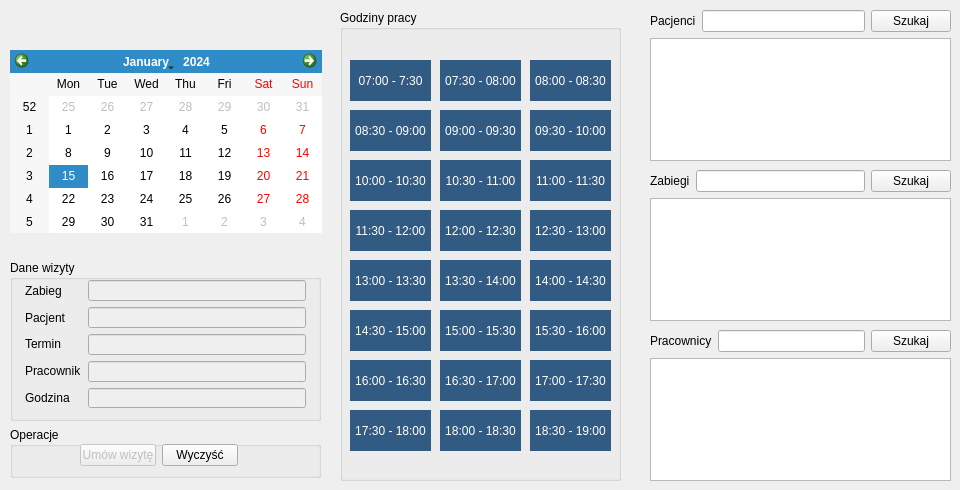
    <widget class="QWidget" name="wizytyTab">
     <attribute name="title">
      <string>Wizyty</string>
     </attribute>
     <widget class="QCalendarWidget" name="calendarWidget">
      <property name="geometry">
       <rect>
        <x>10</x>
        <y>50</y>
        <width>312</width>
        <height>183</height>
       </rect>
      </property>
     </widget>
     <widget class="QGroupBox" name="groupBox">
      <property name="geometry">
       <rect>
        <x>10</x>
        <y>260</y>
        <width>311</width>
        <height>161</height>
       </rect>
      </property>
      <property name="title">
       <string>Dane wizyty</string>
      </property>
      <widget class="QWidget" name="layoutWidget">
       <property name="geometry">
        <rect>
         <x>15</x>
         <y>20</y>
         <width>281</width>
         <height>128</height>
        </rect>
       </property>
       <layout class="QHBoxLayout" name="horizontalLayout">
        <item>
         <layout class="QVBoxLayout" name="verticalLayout_2">
          <item>
           <widget class="QLabel" name="label_8">
            <property name="text">
             <string>Zabieg</string>
            </property>
           </widget>
          </item>
          <item>
           <widget class="QLabel" name="label_9">
            <property name="text">
             <string>Pacjent</string>
            </property>
           </widget>
          </item>
          <item>
           <widget class="QLabel" name="label_10">
            <property name="text">
             <string>Termin</string>
            </property>
           </widget>
          </item>
          <item>
           <widget class="QLabel" name="pracownikLabel">
            <property name="text">
             <string>Pracownik</string>
            </property>
           </widget>
          </item>
          <item>
           <widget class="QLabel" name="label_40">
            <property name="text">
             <string>Godzina</string>
            </property>
           </widget>
          </item>
         </layout>
        </item>
        <item>
         <layout class="QVBoxLayout" name="verticalLayout">
          <item>
           <widget class="QLineEdit" name="daneZabieguLineEdit">
            <property name="enabled">
             <bool>false</bool>
            </property>
           </widget>
          </item>
          <item>
           <widget class="QLineEdit" name="danePacjentaLineEdit">
            <property name="enabled">
             <bool>false</bool>
            </property>
           </widget>
          </item>
          <item>
           <widget class="QLineEdit" name="daneTerminuLineEdit">
            <property name="enabled">
             <bool>false</bool>
            </property>
           </widget>
          </item>
          <item>
           <widget class="QLineEdit" name="danePracownikaLineEdit">
            <property name="enabled">
             <bool>false</bool>
            </property>
           </widget>
          </item>
          <item>
           <widget class="QLineEdit" name="godzinaWizytyLineEdit">
            <property name="enabled">
             <bool>false</bool>
            </property>
           </widget>
          </item>
         </layout>
        </item>
       </layout>
      </widget>
     </widget>
     <widget class="QGroupBox" name="godzinyGroupBox">
      <property name="geometry">
       <rect>
        <x>340</x>
        <y>10</y>
        <width>281</width>
        <height>471</height>
       </rect>
      </property>
      <property name="title">
       <string>Godziny pracy</string>
      </property>
      <widget class="QToolButton" name="toolButton">
       <property name="enabled">
        <bool>false</bool>
       </property>
       <property name="geometry">
        <rect>
         <x>10</x>
         <y>50</y>
         <width>81</width>
         <height>41</height>
        </rect>
       </property>
       <property name="autoFillBackground">
        <bool>false</bool>
       </property>
       <property name="styleSheet">
        <string notr="true">QToolButton:disabled {
	background-color: rgb(50,91,132);
}
QToolButton {
background-color: rgb(0,51,102);
border: none;
color: rgb(255,255,255);
}
</string>
       </property>
       <property name="text">
        <string>07:00 - 7:30</string>
       </property>
      </widget>
      <widget class="QToolButton" name="toolButton_2">
       <property name="enabled">
        <bool>false</bool>
       </property>
       <property name="geometry">
        <rect>
         <x>100</x>
         <y>50</y>
         <width>81</width>
         <height>41</height>
        </rect>
       </property>
       <property name="styleSheet">
        <string notr="true">QToolButton:disabled {
	background-color: rgb(50,91,132);
}
QToolButton {
background-color: rgb(0,51,102);
border: none;
color: rgb(255,255,255);
}
</string>
       </property>
       <property name="text">
        <string>07:30 - 08:00</string>
       </property>
      </widget>
      <widget class="QToolButton" name="toolButton_3">
       <property name="enabled">
        <bool>false</bool>
       </property>
       <property name="geometry">
        <rect>
         <x>190</x>
         <y>50</y>
         <width>81</width>
         <height>41</height>
        </rect>
       </property>
       <property name="styleSheet">
        <string notr="true">QToolButton:disabled {
	background-color: rgb(50,91,132);
}
QToolButton {
background-color: rgb(0,51,102);
border: none;
color: rgb(255,255,255);
}
</string>
       </property>
       <property name="text">
        <string>08:00 - 08:30</string>
       </property>
      </widget>
      <widget class="QToolButton" name="toolButton_5">
       <property name="enabled">
        <bool>false</bool>
       </property>
       <property name="geometry">
        <rect>
         <x>100</x>
         <y>100</y>
         <width>81</width>
         <height>41</height>
        </rect>
       </property>
       <property name="styleSheet">
        <string notr="true">QToolButton:disabled {
	background-color: rgb(50,91,132);
}
QToolButton {
background-color: rgb(0,51,102);
border: none;
color: rgb(255,255,255);
}
</string>
       </property>
       <property name="text">
        <string>09:00 - 09:30</string>
       </property>
      </widget>
      <widget class="QToolButton" name="toolButton_4">
       <property name="enabled">
        <bool>false</bool>
       </property>
       <property name="geometry">
        <rect>
         <x>10</x>
         <y>100</y>
         <width>81</width>
         <height>41</height>
        </rect>
       </property>
       <property name="styleSheet">
        <string notr="true">QToolButton:disabled {
	background-color: rgb(50,91,132);
}
QToolButton {
background-color: rgb(0,51,102);
border: none;
color: rgb(255,255,255);
}
</string>
       </property>
       <property name="text">
        <string>08:30 - 09:00</string>
       </property>
      </widget>
      <widget class="QToolButton" name="toolButton_6">
       <property name="enabled">
        <bool>false</bool>
       </property>
       <property name="geometry">
        <rect>
         <x>190</x>
         <y>100</y>
         <width>81</width>
         <height>41</height>
        </rect>
       </property>
       <property name="styleSheet">
        <string notr="true">QToolButton:disabled {
	background-color: rgb(50,91,132);
}
QToolButton {
background-color: rgb(0,51,102);
border: none;
color: rgb(255,255,255);
}
</string>
       </property>
       <property name="text">
        <string>09:30 - 10:00</string>
       </property>
      </widget>
      <widget class="QToolButton" name="toolButton_7">
       <property name="enabled">
        <bool>false</bool>
       </property>
       <property name="geometry">
        <rect>
         <x>10</x>
         <y>150</y>
         <width>81</width>
         <height>41</height>
        </rect>
       </property>
       <property name="styleSheet">
        <string notr="true">QToolButton:disabled {
	background-color: rgb(50,91,132);
}
QToolButton {
background-color: rgb(0,51,102);
border: none;
color: rgb(255,255,255);
}
</string>
       </property>
       <property name="text">
        <string>10:00 - 10:30</string>
       </property>
      </widget>
      <widget class="QToolButton" name="toolButton_9">
       <property name="enabled">
        <bool>false</bool>
       </property>
       <property name="geometry">
        <rect>
         <x>190</x>
         <y>150</y>
         <width>81</width>
         <height>41</height>
        </rect>
       </property>
       <property name="styleSheet">
        <string notr="true">QToolButton:disabled {
	background-color: rgb(50,91,132);
}
QToolButton {
background-color: rgb(0,51,102);
border: none;
color: rgb(255,255,255);
}
</string>
       </property>
       <property name="text">
        <string>11:00 - 11:30</string>
       </property>
      </widget>
      <widget class="QToolButton" name="toolButton_8">
       <property name="enabled">
        <bool>false</bool>
       </property>
       <property name="geometry">
        <rect>
         <x>100</x>
         <y>150</y>
         <width>81</width>
         <height>41</height>
        </rect>
       </property>
       <property name="styleSheet">
        <string notr="true">QToolButton:disabled {
	background-color: rgb(50,91,132);
}
QToolButton {
background-color: rgb(0,51,102);
border: none;
color: rgb(255,255,255);
}
</string>
       </property>
       <property name="text">
        <string>10:30 - 11:00</string>
       </property>
      </widget>
      <widget class="QToolButton" name="toolButton_12">
       <property name="enabled">
        <bool>false</bool>
       </property>
       <property name="geometry">
        <rect>
         <x>190</x>
         <y>200</y>
         <width>81</width>
         <height>41</height>
        </rect>
       </property>
       <property name="styleSheet">
        <string notr="true">QToolButton:disabled {
	background-color: rgb(50,91,132);
}
QToolButton {
background-color: rgb(0,51,102);
border: none;
color: rgb(255,255,255);
}
</string>
       </property>
       <property name="text">
        <string>12:30 - 13:00</string>
       </property>
      </widget>
      <widget class="QToolButton" name="toolButton_10">
       <property name="enabled">
        <bool>false</bool>
       </property>
       <property name="geometry">
        <rect>
         <x>10</x>
         <y>200</y>
         <width>81</width>
         <height>41</height>
        </rect>
       </property>
       <property name="styleSheet">
        <string notr="true">QToolButton:disabled {
	background-color: rgb(50,91,132);
}
QToolButton {
background-color: rgb(0,51,102);
border: none;
color: rgb(255,255,255);
}
</string>
       </property>
       <property name="text">
        <string>11:30 - 12:00</string>
       </property>
      </widget>
      <widget class="QToolButton" name="toolButton_11">
       <property name="enabled">
        <bool>false</bool>
       </property>
       <property name="geometry">
        <rect>
         <x>100</x>
         <y>200</y>
         <width>81</width>
         <height>41</height>
        </rect>
       </property>
       <property name="styleSheet">
        <string notr="true">QToolButton:disabled {
	background-color: rgb(50,91,132);
}
QToolButton {
background-color: rgb(0,51,102);
border: none;
color: rgb(255,255,255);
}
</string>
       </property>
       <property name="text">
        <string>12:00 - 12:30</string>
       </property>
      </widget>
      <widget class="QToolButton" name="toolButton_13">
       <property name="enabled">
        <bool>false</bool>
       </property>
       <property name="geometry">
        <rect>
         <x>190</x>
         <y>250</y>
         <width>81</width>
         <height>41</height>
        </rect>
       </property>
       <property name="styleSheet">
        <string notr="true">QToolButton:disabled {
	background-color: rgb(50,91,132);
}
QToolButton {
background-color: rgb(0,51,102);
border: none;
color: rgb(255,255,255);
}
</string>
       </property>
       <property name="text">
        <string>14:00 - 14:30</string>
       </property>
      </widget>
      <widget class="QToolButton" name="toolButton_14">
       <property name="enabled">
        <bool>false</bool>
       </property>
       <property name="geometry">
        <rect>
         <x>10</x>
         <y>250</y>
         <width>81</width>
         <height>41</height>
        </rect>
       </property>
       <property name="styleSheet">
        <string notr="true">QToolButton:disabled {
	background-color: rgb(50,91,132);
}
QToolButton {
background-color: rgb(0,51,102);
border: none;
color: rgb(255,255,255);
}
</string>
       </property>
       <property name="text">
        <string>13:00 - 13:30</string>
       </property>
      </widget>
      <widget class="QToolButton" name="toolButton_15">
       <property name="enabled">
        <bool>false</bool>
       </property>
       <property name="geometry">
        <rect>
         <x>100</x>
         <y>250</y>
         <width>81</width>
         <height>41</height>
        </rect>
       </property>
       <property name="styleSheet">
        <string notr="true">QToolButton:disabled {
	background-color: rgb(50,91,132);
}
QToolButton {
background-color: rgb(0,51,102);
border: none;
color: rgb(255,255,255);
}
</string>
       </property>
       <property name="text">
        <string>13:30 - 14:00</string>
       </property>
      </widget>
      <widget class="QToolButton" name="toolButton_19">
       <property name="enabled">
        <bool>false</bool>
       </property>
       <property name="geometry">
        <rect>
         <x>100</x>
         <y>350</y>
         <width>81</width>
         <height>41</height>
        </rect>
       </property>
       <property name="styleSheet">
        <string notr="true">QToolButton:disabled {
	background-color: rgb(50,91,132);
}
QToolButton {
background-color: rgb(0,51,102);
border: none;
color: rgb(255,255,255);
}
</string>
       </property>
       <property name="text">
        <string>16:30 - 17:00</string>
       </property>
      </widget>
      <widget class="QToolButton" name="toolButton_20">
       <property name="enabled">
        <bool>false</bool>
       </property>
       <property name="geometry">
        <rect>
         <x>10</x>
         <y>400</y>
         <width>81</width>
         <height>41</height>
        </rect>
       </property>
       <property name="styleSheet">
        <string notr="true">QToolButton:disabled {
	background-color: rgb(50,91,132);
}
QToolButton {
background-color: rgb(0,51,102);
border: none;
color: rgb(255,255,255);
}
</string>
       </property>
       <property name="text">
        <string>17:30 - 18:00</string>
       </property>
      </widget>
      <widget class="QToolButton" name="toolButton_21">
       <property name="enabled">
        <bool>false</bool>
       </property>
       <property name="geometry">
        <rect>
         <x>190</x>
         <y>350</y>
         <width>81</width>
         <height>41</height>
        </rect>
       </property>
       <property name="styleSheet">
        <string notr="true">QToolButton:disabled {
	background-color: rgb(50,91,132);
}
QToolButton {
background-color: rgb(0,51,102);
border: none;
color: rgb(255,255,255);
}
</string>
       </property>
       <property name="text">
        <string>17:00 - 17:30</string>
       </property>
      </widget>
      <widget class="QToolButton" name="toolButton_22">
       <property name="enabled">
        <bool>false</bool>
       </property>
       <property name="geometry">
        <rect>
         <x>100</x>
         <y>400</y>
         <width>81</width>
         <height>41</height>
        </rect>
       </property>
       <property name="styleSheet">
        <string notr="true">QToolButton:disabled {
	background-color: rgb(50,91,132);
}
QToolButton {
background-color: rgb(0,51,102);
border: none;
color: rgb(255,255,255);
}
</string>
       </property>
       <property name="text">
        <string>18:00 - 18:30</string>
       </property>
      </widget>
      <widget class="QToolButton" name="toolButton_23">
       <property name="enabled">
        <bool>false</bool>
       </property>
       <property name="geometry">
        <rect>
         <x>190</x>
         <y>400</y>
         <width>81</width>
         <height>41</height>
        </rect>
       </property>
       <property name="styleSheet">
        <string notr="true">QToolButton:disabled {
	background-color: rgb(50,91,132);
}
QToolButton {
background-color: rgb(0,51,102);
border: none;
color: rgb(255,255,255);
}
</string>
       </property>
       <property name="text">
        <string>18:30 - 19:00</string>
       </property>
      </widget>
      <widget class="QToolButton" name="toolButton_24">
       <property name="enabled">
        <bool>false</bool>
       </property>
       <property name="geometry">
        <rect>
         <x>10</x>
         <y>350</y>
         <width>81</width>
         <height>41</height>
        </rect>
       </property>
       <property name="styleSheet">
        <string notr="true">QToolButton:disabled {
	background-color: rgb(50,91,132);
}
QToolButton {
background-color: rgb(0,51,102);
border: none;
color: rgb(255,255,255);
}
</string>
       </property>
       <property name="text">
        <string>16:00 - 16:30</string>
       </property>
      </widget>
      <widget class="QToolButton" name="toolButton_16">
       <property name="enabled">
        <bool>false</bool>
       </property>
       <property name="geometry">
        <rect>
         <x>10</x>
         <y>300</y>
         <width>81</width>
         <height>41</height>
        </rect>
       </property>
       <property name="styleSheet">
        <string notr="true">QToolButton:disabled {
	background-color: rgb(50,91,132);
}
QToolButton {
background-color: rgb(0,51,102);
border: none;
color: rgb(255,255,255);
}
</string>
       </property>
       <property name="text">
        <string>14:30 - 15:00</string>
       </property>
      </widget>
      <widget class="QToolButton" name="toolButton_17">
       <property name="enabled">
        <bool>false</bool>
       </property>
       <property name="geometry">
        <rect>
         <x>100</x>
         <y>300</y>
         <width>81</width>
         <height>41</height>
        </rect>
       </property>
       <property name="styleSheet">
        <string notr="true">QToolButton:disabled {
	background-color: rgb(50,91,132);
}
QToolButton {
background-color: rgb(0,51,102);
border: none;
color: rgb(255,255,255);
}
</string>
       </property>
       <property name="text">
        <string>15:00 - 15:30</string>
       </property>
      </widget>
      <widget class="QToolButton" name="toolButton_18">
       <property name="enabled">
        <bool>false</bool>
       </property>
       <property name="geometry">
        <rect>
         <x>190</x>
         <y>300</y>
         <width>81</width>
         <height>41</height>
        </rect>
       </property>
       <property name="styleSheet">
        <string notr="true">QToolButton:disabled {
	background-color: rgb(50,91,132);
}
QToolButton {
background-color: rgb(0,51,102);
border: none;
color: rgb(255,255,255);
}
</string>
       </property>
       <property name="text">
        <string>15:30 - 16:00</string>
       </property>
      </widget>
     </widget>
     <widget class="QWidget" name="layoutWidget_2">
      <property name="geometry">
       <rect>
        <x>650</x>
        <y>170</y>
        <width>301</width>
        <height>151</height>
       </rect>
      </property>
      <layout class="QVBoxLayout" name="verticalLayout_4">
       <item>
        <layout class="QHBoxLayout" name="horizontalLayout_3">
         <item>
          <widget class="QLabel" name="label_12">
           <property name="text">
            <string>Zabiegi</string>
           </property>
          </widget>
         </item>
         <item>
          <widget class="QLineEdit" name="szukajZabiegiWizytaLineEdit"/>
         </item>
         <item>
          <widget class="QPushButton" name="szukajZabiegiWizytaBtn">
           <property name="text">
            <string>Szukaj</string>
           </property>
          </widget>
         </item>
        </layout>
       </item>
       <item>
        <widget class="QTableView" name="zabiegiWizytaTableView"/>
       </item>
      </layout>
     </widget>
     <widget class="QWidget" name="layoutWidget_3">
      <property name="geometry">
       <rect>
        <x>650</x>
        <y>330</y>
        <width>301</width>
        <height>151</height>
       </rect>
      </property>
      <layout class="QVBoxLayout" name="verticalLayout_5">
       <item>
        <layout class="QHBoxLayout" name="horizontalLayout_4">
         <item>
          <widget class="QLabel" name="label_13">
           <property name="text">
            <string>Pracownicy</string>
           </property>
          </widget>
         </item>
         <item>
          <widget class="QLineEdit" name="szukajPracownicyWizytaLineEdit"/>
         </item>
         <item>
          <widget class="QPushButton" name="szukajPracownicyWizytaBtn">
           <property name="text">
            <string>Szukaj</string>
           </property>
          </widget>
         </item>
        </layout>
       </item>
       <item>
        <widget class="QTableView" name="pracownicyWizytaTableView"/>
       </item>
      </layout>
     </widget>
     <widget class="QWidget" name="layoutWidget">
      <property name="geometry">
       <rect>
        <x>650</x>
        <y>10</y>
        <width>301</width>
        <height>151</height>
       </rect>
      </property>
      <layout class="QVBoxLayout" name="verticalLayout_3">
       <item>
        <layout class="QHBoxLayout" name="horizontalLayout_2">
         <item>
          <widget class="QLabel" name="label_11">
           <property name="text">
            <string>Pacjenci</string>
           </property>
          </widget>
         </item>
         <item>
          <widget class="QLineEdit" name="szukajPacjenciWizytaLineEdit"/>
         </item>
         <item>
          <widget class="QPushButton" name="szukajPacjenciWizytaBtn">
           <property name="text">
            <string>Szukaj</string>
           </property>
          </widget>
         </item>
        </layout>
       </item>
       <item>
        <widget class="QTableView" name="pacjenciWizytaTableView"/>
       </item>
      </layout>
     </widget>
     <widget class="QGroupBox" name="operacjeGroupBox">
      <property name="geometry">
       <rect>
        <x>10</x>
        <y>427</y>
        <width>311</width>
        <height>51</height>
       </rect>
      </property>
      <property name="title">
       <string>Operacje</string>
      </property>
      <widget class="QWidget" name="">
       <property name="geometry">
        <rect>
         <x>70</x>
         <y>16</y>
         <width>158</width>
         <height>25</height>
        </rect>
       </property>
       <layout class="QHBoxLayout" name="horizontalLayout_24">
        <item>
         <widget class="QPushButton" name="umowWizyteBtn">
          <property name="enabled">
           <bool>false</bool>
          </property>
          <property name="text">
           <string>Umów wizytę</string>
          </property>
         </widget>
        </item>
        <item>
         <widget class="QPushButton" name="wyczyscWizyteBtn">
          <property name="text">
           <string>Wyczyść</string>
          </property>
         </widget>
        </item>
       </layout>
      </widget>
     </widget>
    </widget>
